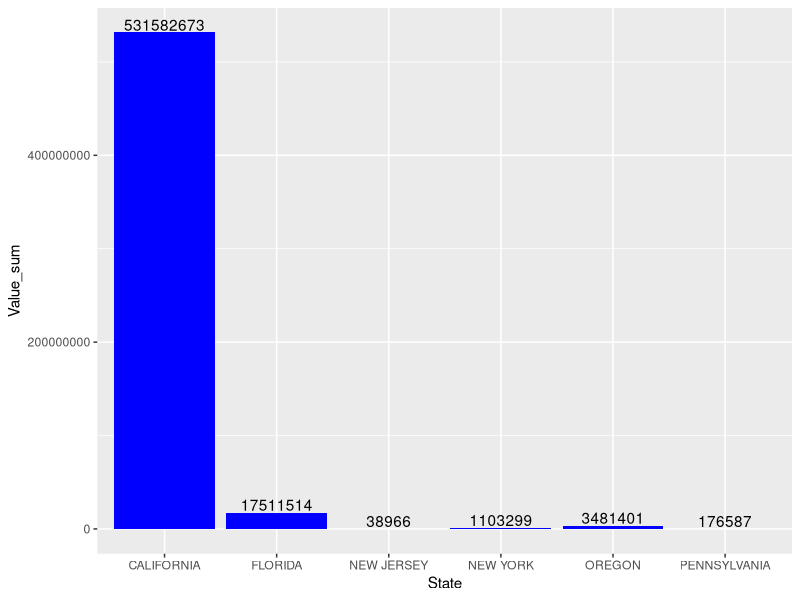
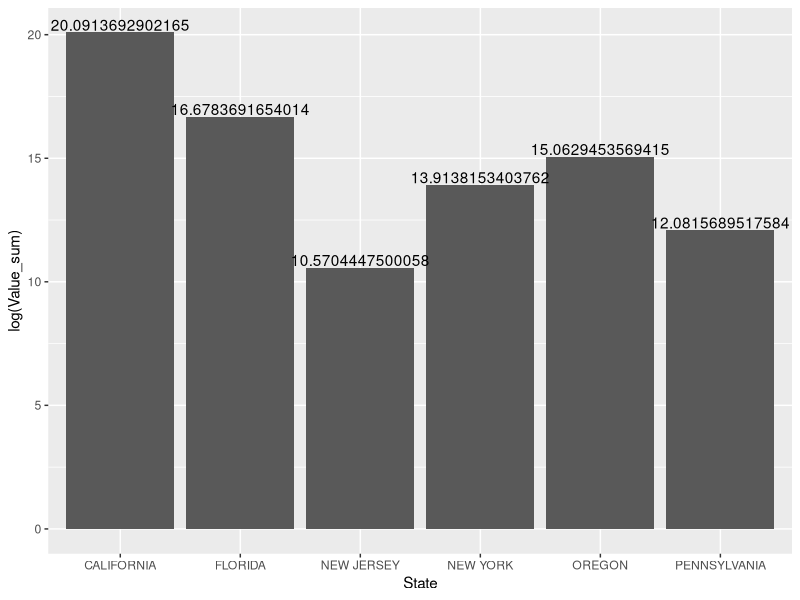
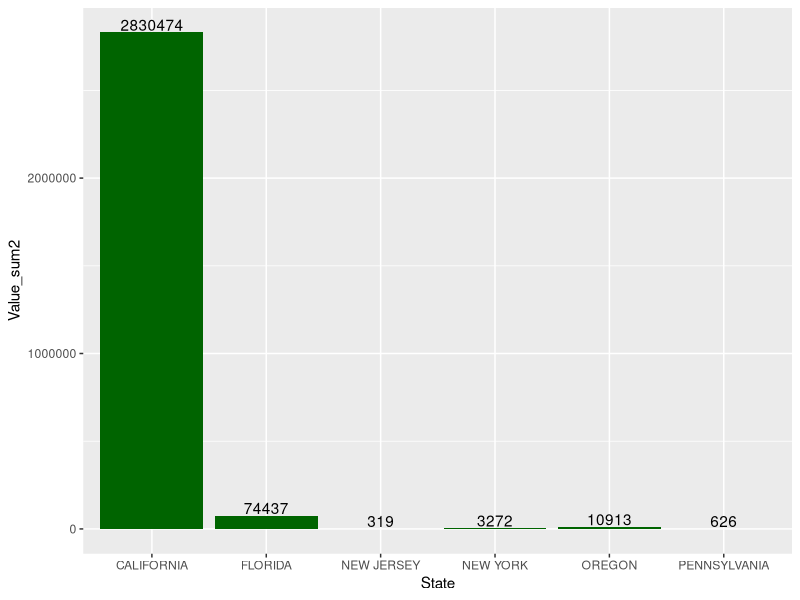
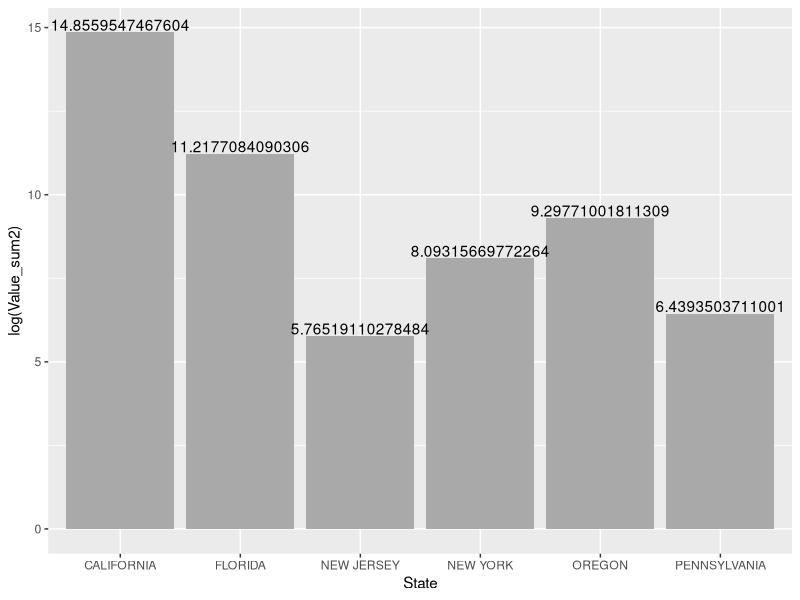
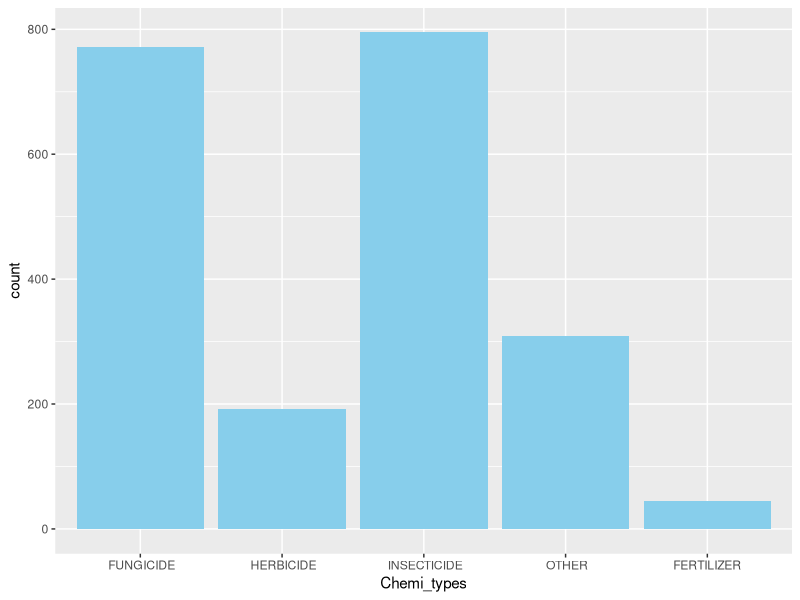
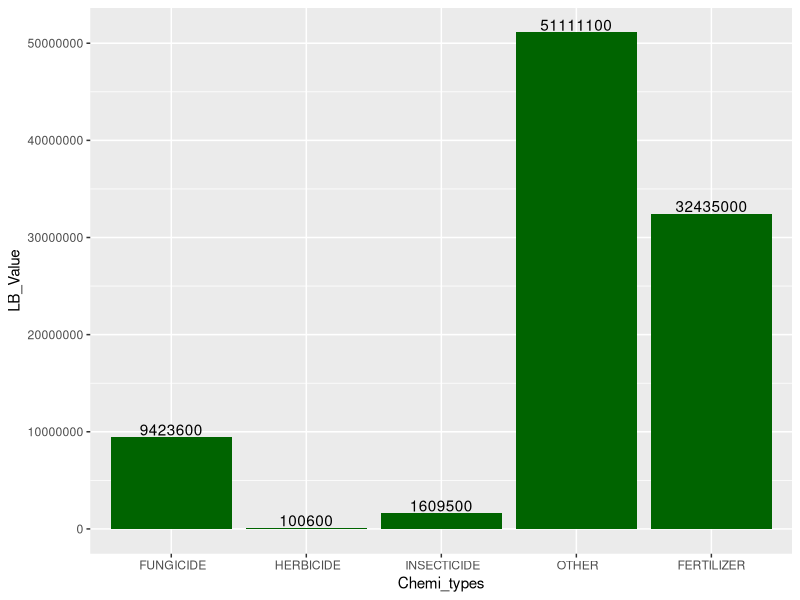
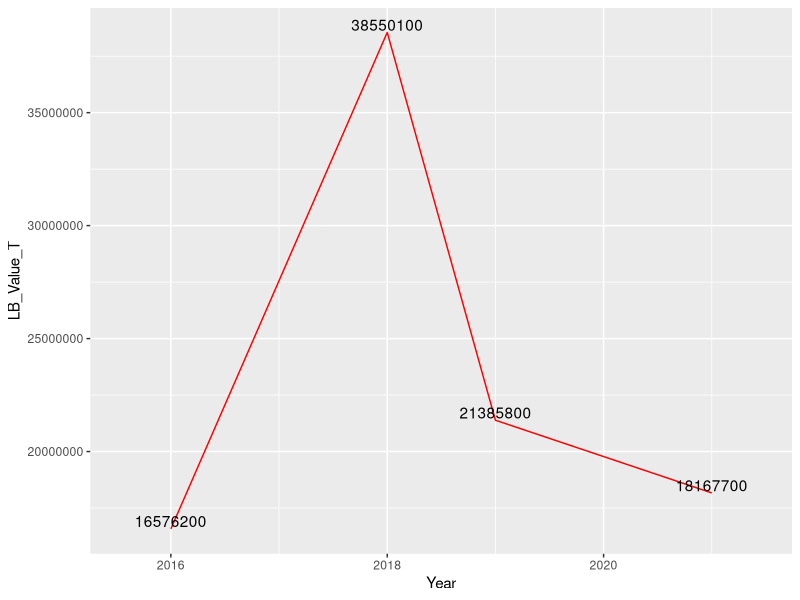
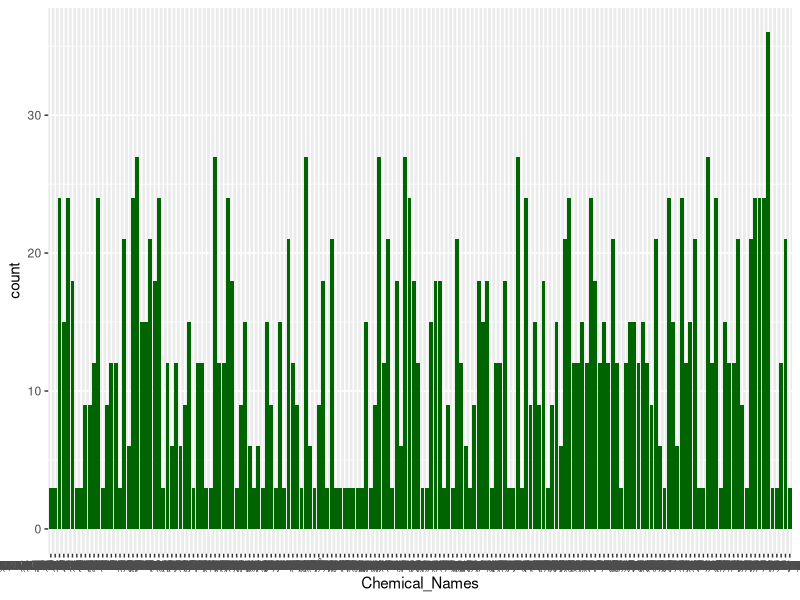

Write R code to recreate these figures, in order.
## ---- chunk 1
knitr::opts_chunk$set(echo = TRUE)
## ---- chunk 2
library(tidyverse)
library(magrittr)
library(readxl)
library(ggplot2)
strawb <- read_xlsx("strawberries-2022oct30-a.xlsx")
## ---- chunk 3
## Get the column names and index them
cnames <- colnames(strawb)
x <- 1:dim(strawb)[2]

## Eliminate columns that are blank or may contain 
## a single unique value.
## Set T as an indicator
T <- NULL

## Collect number of unique rows in each column
for(i in x){T <- c(T, dim(unique(strawb[i]))[1])}

## Use T to select columns to drop -- 
drop_cols <- cnames[which(T == 1)]

## Drop the columns with only one unique value.
strawb %<>% select(!all_of(drop_cols))

## Arrange the data frame by year and state.
strawb %<>% arrange(Year, State)

## ---- chunk 4
## ## try to split the `Data Item` in a cleaner way
## split with "-" sign first
strawb2 <- strawb %>% separate(col=`Data Item`,
                               into = c("Strawberries&Conditions", "Sales_Status&Measurement"),
                               sep = "-",
                               fill = "right")

## split the Strawberries&Conditions with ","
strawb3 <- strawb2 %>% separate(col=`Strawberries&Conditions`,
                                       into = c("Strawberries", "Type","Market_Conditions"),
                                       sep = ",",
                                       fill = "right")

## split the Sales_Status&Measurement with ","
strawb4 <- strawb3 %>% separate(col=`Sales_Status&Measurement`,
                                        into = c("Sales_Status", "Measurement","AVG"),
                                        sep = ",",
                                        fill = "right")

## renew the strawb data
strawb <- strawb4

## Now the `Data Item` has been divided into 6 columns 
## "Strawberries", "Type","Market_Conditions"
## "Sales_Status", "Measurement","AVG"
## ---- chunk 5
## try to split the `Domain Category` in a more clean way:
## split with ":" sign
strawb_domain <- strawb %>% separate(col=`Domain Category`,
                                       into = c("Domain_Specific", "Chemical_Names"),
                                       sep = ":",
                                       fill = "right")

## Compare the "Domain" and "Domain Category"
t1 <- strawb_domain %>% select(`Domain`) %>%
  unique()
t1
t2 <- strawb_domain %>% select(`Domain_Specific`) %>%
  unique()
t2


## The elements in these two column are the same 
## so I deleted the "Domain_Specific" column
strawb_domain <- strawb_domain[, -13]

## ---- chunk 6
## renew the strawb data
strawb <- strawb_domain

## Now we finish data cleaning and get a clean data set called "strawb_raw".
## ---- chunk 7
## Sum of All Organic Sales measure in $
# Filter the Organic Product that measured in $
Organic <- strawb %>% filter(Domain == "ORGANIC STATUS", Measurement == " MEASURED IN $")

# By Observations, we found that, for each state in each year,the Value in 
# the first row equals to the sum of the value in the second and third rows:
# Total Value(for each state in each year) = Value(Market_conditions=Fresh Market) +
# Value(Market_conditions=Processing)

# So we filter the rows that have Total Value
Organic_Sum1 <- Organic[is.na(Organic$Market_Conditions),]

# Remove the "(D)", since New Jersey in 2019 didn't disclose their total
Organic_Sum2 <- Organic_Sum1 %>% filter(Value != "(D)")

# Calculate the sum
sales_sum <- sum(as.numeric(Organic_Sum2$Value))
sales_sum
## ---- chunk 8
## Sum of All Organic Sales measure in CWT
# Filter the Organic Product that measured in $
Org_CWT <- strawb %>% filter(Domain == "ORGANIC STATUS", Measurement == " MEASURED IN CWT")

# Same as the Value measured in $, for each state in each year,the Value in 
# the first row equals to the sum of the value in the second and third rows

# So we filter the rows that have Total Value
CWT_Sum1 <- Org_CWT[is.na(Org_CWT$Market_Conditions),]

# Calculate the sum
cwt_sum <- sum(as.numeric(CWT_Sum1$Value))
cwt_sum
## ---- chunk 9
## Compare the sum organic sales of different states measured in $
# Here, we use the Organic_Sum2 above, since it contain the total value in each state.
# Calculate the sum of 2016 and 2019 for each state:
Org_Sum3 <- Organic_Sum2 %>%
  group_by(State) %>%
  summarise(
  Value_sum = sum(as.numeric(Value)),
  )
Org_Sum3

options(scipen=200)
# Visualize the sales:
Sales_diff <- Org_Sum3 %>%
  ggplot(aes(x = State, y = Value_sum))+
  geom_col(fill= "blue")+
  geom_text(aes(label=Value_sum), position = position_dodge(width = 0.9), vjust=-0.15)
Sales_diff

# For comparison, we try to visualize them with log value
Sales_diff2 <- Org_Sum3 %>%
  ggplot(aes(x = State, y = log(Value_sum)))+
  geom_col()+
  geom_text(aes(label=log(Value_sum)), position = position_dodge(width = 0.9), vjust=-0.15)
Sales_diff2
## ---- chunk 10
## Compare the sum organic sales of different states measured in CWT.
## Here, we use the CWT_Sum1 above.
# Calculate the sum of 2016 and 2019 for each state:
CWT_Sum2 <- CWT_Sum1 %>%
  group_by(State) %>%
  summarise(
  Value_sum2 = sum(as.numeric(Value)),
  )
CWT_Sum2

# Visualize the sales:
CWT_diff <- CWT_Sum2 %>%
  ggplot(aes(x = State, y = Value_sum2))+
  geom_col(fill= "dark green")+
  geom_text(aes(label=Value_sum2), position = position_dodge(width = 0.9), vjust=-0.15)
CWT_diff

# For comparison, we try to visualize them with log value
CWT_diff2 <- CWT_Sum2 %>%
  ggplot(aes(x = State, y = log(Value_sum2)))+
  geom_col(fill= "dark grey")+
  geom_text(aes(label=log(Value_sum2)), position = position_dodge(width = 0.9), vjust=-0.15)
CWT_diff2

## ---- chunk 11
## Compare the use of different chemicals:
# Filter the non-organic product:
use_chemi <- strawb %>% filter(Domain != "ORGANIC STATUS", Domain != "TOTAL")
use_chemi2 <- use_chemi %>% separate(col=`Domain`,
                                       into = c("Chemi_or_not", "Chemi_types"),
                                       sep = ",",
                                       fill = "right")
# Here the NA is Fertilizer, since it doesn't have right side part from "，”
use_chemi2[is.na(use_chemi2)] <- "FERTILIZER"

# Count the number of use of different chemicals.
use_chemi2 %>%
  group_by(Chemi_types) %>%
  summarise(
    count=n())

# Visualize the Chemicals:
chemi_diff <- use_chemi2 %>%
  ggplot(aes(x = Chemi_types))+
  geom_bar(fill= "SKYBlue")

chemi_diff
## ---- chunk 12
# Compare the sales of different chemicals measured in LB
## Filter the sales measured in LB and remove the rows contain undefined values
LB_chemi <- use_chemi2 %>% filter( Measurement == " MEASURED IN LB",
                              Value != "(D)", Value != "(Z)", Value != "(NA)")

# Calculate the sales value of different types of chemicals
LB_Sum <- LB_chemi %>%
  group_by(Chemi_types) %>%
  summarise(
  LB_Value = sum(as.numeric(Value)),
  )
LB_Sum

# Visualize the difference:
LB_diff <- LB_Sum %>%
  ggplot(aes(x = Chemi_types, y = LB_Value))+
  geom_col(fill= "dark green")+
  geom_text(aes(label=LB_Value), position = position_dodge(width = 0.9), vjust=-0.15)
LB_diff
## ---- chunk 13
## Time series plot showing the change of Value measured by LB
# Calculate the sales of all chemicals for each year
Time_Sum <- LB_chemi %>%
  group_by(Year) %>%
  summarise(
  LB_Value_T = sum(as.numeric(Value)),
  )
Time_Sum

# Visualization
T_diff <- Time_Sum %>%
  ggplot(aes(x =Year, y = LB_Value_T))+
  geom_line(color= "red")+
  geom_text(aes(label=LB_Value_T), position = position_dodge(width = 0.9), vjust=-0.15)

T_diff

# As the plot shows, the use of chemicals brought a high increase in value from 2016 to 2018
# Then the chemical's effect decreased.
## ---- chunk 14
## Compare the use of exact chemicals
spec_chemi <- use_chemi2 %>%
  group_by(Chemical_Names) %>%
  summarise(
    count=n())

# Visualize the Chemicals:
spec_diff <- spec_chemi %>%
  ggplot(aes(x = Chemical_Names,y = count))+
  geom_col(fill= "dark green")

spec_diff
	
# Here, we can know (BIFENTHRIN = 128825) is being used most.
